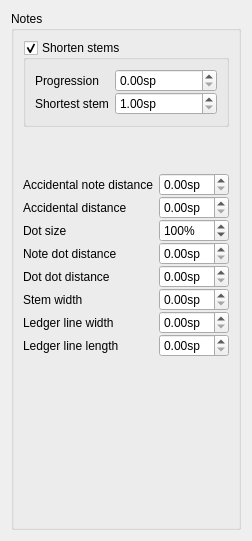
     <widget class="QWidget" name="Seite7">
      <layout class="QVBoxLayout" name="verticalLayout_7">
       <property name="spacing">
        <number>0</number>
       </property>
       <item>
        <widget class="QGroupBox" name="groupBox_4">
         <property name="title">
          <string>Notes</string>
         </property>
         <property name="flat">
          <bool>false</bool>
         </property>
         <layout class="QVBoxLayout" name="verticalLayout_10">
          <item>
           <widget class="QGroupBox" name="shortenStem">
            <property name="title">
             <string>Shorten stems</string>
            </property>
            <property name="flat">
             <bool>true</bool>
            </property>
            <property name="checkable">
             <bool>true</bool>
            </property>
            <layout class="QVBoxLayout" name="verticalLayout_8">
             <item>
              <layout class="QFormLayout" name="formLayout_6">
               <property name="verticalSpacing">
                <number>0</number>
               </property>
               <item row="0" column="0">
                <widget class="QLabel" name="label_46">
                 <property name="text">
                  <string>Progression</string>
                 </property>
                </widget>
               </item>
               <item row="0" column="1">
                <widget class="QDoubleSpinBox" name="shortStemProgression">
                 <property name="suffix">
                  <string extracomment="space unit">sp</string>
                 </property>
                 <property name="singleStep">
                  <double>0.050000000000000</double>
                 </property>
                </widget>
               </item>
               <item row="1" column="1">
                <widget class="QDoubleSpinBox" name="shortestStem">
                 <property name="suffix">
                  <string extracomment="space unit">sp</string>
                 </property>
                 <property name="minimum">
                  <double>1.000000000000000</double>
                 </property>
                 <property name="singleStep">
                  <double>0.250000000000000</double>
                 </property>
                </widget>
               </item>
               <item row="1" column="0">
                <widget class="QLabel" name="label_47">
                 <property name="text">
                  <string>Shortest stem</string>
                 </property>
                </widget>
               </item>
              </layout>
             </item>
            </layout>
           </widget>
          </item>
          <item>
           <spacer name="verticalSpacer_2">
            <property name="orientation">
             <enum>Qt::Vertical</enum>
            </property>
            <property name="sizeHint" stdset="0">
             <size>
              <width>20</width>
              <height>40</height>
             </size>
            </property>
           </spacer>
          </item>
          <item>
           <layout class="QFormLayout" name="formLayout_4">
            <property name="verticalSpacing">
             <number>0</number>
            </property>
            <item row="0" column="0">
             <widget class="QLabel" name="label_25">
              <property name="text">
               <string>Accidental note distance</string>
              </property>
             </widget>
            </item>
            <item row="0" column="1">
             <widget class="QDoubleSpinBox" name="accidentalNoteDistance">
              <property name="sizePolicy">
               <sizepolicy hsizetype="Preferred" vsizetype="Fixed">
                <horstretch>0</horstretch>
                <verstretch>0</verstretch>
               </sizepolicy>
              </property>
              <property name="suffix">
               <string>sp</string>
              </property>
              <property name="singleStep">
               <double>0.010000000000000</double>
              </property>
             </widget>
            </item>
            <item row="3" column="0">
             <widget class="QLabel" name="label_43">
              <property name="text">
               <string>Accidental distance</string>
              </property>
             </widget>
            </item>
            <item row="3" column="1">
             <widget class="QDoubleSpinBox" name="accidentalDistance">
              <property name="sizePolicy">
               <sizepolicy hsizetype="Preferred" vsizetype="Fixed">
                <horstretch>0</horstretch>
                <verstretch>0</verstretch>
               </sizepolicy>
              </property>
              <property name="suffix">
               <string>sp</string>
              </property>
              <property name="singleStep">
               <double>0.010000000000000</double>
              </property>
             </widget>
            </item>
            <item row="5" column="0">
             <widget class="QLabel" name="label_22">
              <property name="text">
               <string>Note dot distance</string>
              </property>
             </widget>
            </item>
            <item row="5" column="1">
             <widget class="QDoubleSpinBox" name="noteDotDistance">
              <property name="sizePolicy">
               <sizepolicy hsizetype="Preferred" vsizetype="Fixed">
                <horstretch>0</horstretch>
                <verstretch>0</verstretch>
               </sizepolicy>
              </property>
              <property name="suffix">
               <string>sp</string>
              </property>
              <property name="singleStep">
               <double>0.100000000000000</double>
              </property>
             </widget>
            </item>
            <item row="6" column="0">
             <widget class="QLabel" name="label_23">
              <property name="text">
               <string>Dot dot distance</string>
              </property>
             </widget>
            </item>
            <item row="6" column="1">
             <widget class="QDoubleSpinBox" name="dotDotDistance">
              <property name="sizePolicy">
               <sizepolicy hsizetype="Preferred" vsizetype="Fixed">
                <horstretch>0</horstretch>
                <verstretch>0</verstretch>
               </sizepolicy>
              </property>
              <property name="suffix">
               <string>sp</string>
              </property>
              <property name="singleStep">
               <double>0.100000000000000</double>
              </property>
             </widget>
            </item>
            <item row="8" column="0">
             <widget class="QLabel" name="label_24">
              <property name="text">
               <string>Ledger line width</string>
              </property>
             </widget>
            </item>
            <item row="8" column="1">
             <widget class="QDoubleSpinBox" name="ledgerLineWidth">
              <property name="sizePolicy">
               <sizepolicy hsizetype="Preferred" vsizetype="Fixed">
                <horstretch>0</horstretch>
                <verstretch>0</verstretch>
               </sizepolicy>
              </property>
              <property name="suffix">
               <string>sp</string>
              </property>
              <property name="singleStep">
               <double>0.010000000000000</double>
              </property>
             </widget>
            </item>
            <item row="9" column="0">
             <widget class="QLabel" name="label_34">
              <property name="text">
               <string>Ledger line length</string>
              </property>
             </widget>
            </item>
            <item row="9" column="1">
             <widget class="QDoubleSpinBox" name="ledgerLineLength">
              <property name="sizePolicy">
               <sizepolicy hsizetype="Preferred" vsizetype="Fixed">
                <horstretch>0</horstretch>
                <verstretch>0</verstretch>
               </sizepolicy>
              </property>
              <property name="suffix">
               <string>sp</string>
              </property>
              <property name="singleStep">
               <double>0.100000000000000</double>
              </property>
             </widget>
            </item>
            <item row="7" column="0">
             <widget class="QLabel" name="label_100">
              <property name="text">
               <string>Stem width</string>
              </property>
             </widget>
            </item>
            <item row="7" column="1">
             <widget class="QDoubleSpinBox" name="stemWidth">
              <property name="sizePolicy">
               <sizepolicy hsizetype="Preferred" vsizetype="Fixed">
                <horstretch>0</horstretch>
                <verstretch>0</verstretch>
               </sizepolicy>
              </property>
              <property name="suffix">
               <string>sp</string>
              </property>
              <property name="singleStep">
               <double>0.100000000000000</double>
              </property>
             </widget>
            </item>
            <item row="4" column="0">
             <widget class="QLabel" name="label_101">
              <property name="text">
               <string>Dot size</string>
              </property>
             </widget>
            </item>
            <item row="4" column="1">
             <widget class="QSpinBox" name="dotMag">
              <property name="suffix">
               <string>%</string>
              </property>
              <property name="minimum">
               <number>50</number>
              </property>
              <property name="maximum">
               <number>200</number>
              </property>
              <property name="singleStep">
               <number>10</number>
              </property>
              <property name="value">
               <number>100</number>
              </property>
             </widget>
            </item>
           </layout>
          </item>
          <item>
           <spacer name="verticalSpacer_6">
            <property name="orientation">
             <enum>Qt::Vertical</enum>
            </property>
            <property name="sizeHint" stdset="0">
             <size>
              <width>20</width>
              <height>161</height>
             </size>
            </property>
           </spacer>
          </item>
         </layout>
        </widget>
       </item>
      </layout>
     </widget>
